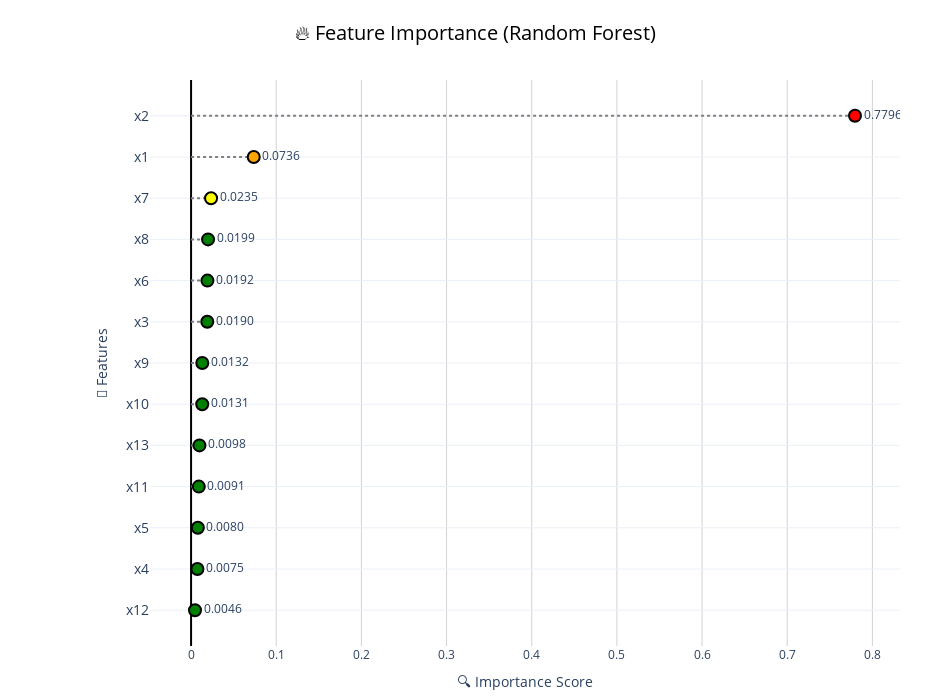

Notebook code cell kept with this figure:
### Markdown cell above
In this code, the feature important scoeres was extracted from the trained Random Forest model and store them in a DataFrame. To enhance readability, we sort the features in ascending order based on their importance.

### Code cell
# Compute Feature Importance
feature_importances = rf_model.feature_importances_
feature_importance_df = pd.DataFrame({"Feature": X.columns, "Importance": feature_importances})

# Sort by importance for better visualization
feature_importance_df = feature_importance_df.sort_values(by="Importance", ascending=True)

# Define a **color scale based on importance values**
color_scale = np.where(feature_importance_df["Importance"] > 0.1, "red",  # High Importance → Red
                       np.where(feature_importance_df["Importance"] > 0.05, "orange",  # Medium → Orange
                                np.where(feature_importance_df["Importance"] > 0.02, "yellow",  # Low-Medium → Yellow
                                         "green")))  # Lowest → Green

# Create Lollipop Chart
fig = go.Figure()

# Add **individual thin stems** from baseline (0) to each importance value
for i in range(len(feature_importance_df)):
    fig.add_trace(go.Scatter(
        x=[0, feature_importance_df["Importance"].iloc[i]],  # Line from 0 to importance value
        y=[feature_importance_df["Feature"].iloc[i]] * 2,  # Keeps the line horizontal
        mode="lines",
        line=dict(color="gray", width=2, dash="dot"),  # Dashed gray line for clarity
        showlegend=False  # Hides extra traces from appearing in legend
    ))

# Add **colorful circles at the tip** of each line
fig.add_trace(go.Scatter(
    x=feature_importance_df["Importance"],
    y=feature_importance_df["Feature"],
    mode="markers+text",
    marker=dict(
        size=12, 
        color=color_scale,  # **Dynamic Colors**
        line=dict(width=2, color="black")  # Black border for contrast
    ),
    text=[f"{imp:.4f}" for imp in feature_importance_df["Importance"]],
    textposition="middle right",
    showlegend=False  # **Removes the green dot in the legend**
))

# Update layout for **better readability**
fig.update_layout(
    title=dict(text="🔥 Feature Importance (Random Forest)", x=0.5, font=dict(size=20, color="black")), 
    xaxis_title="🔍 Importance Score", 
    yaxis_title="📌 Features",
    xaxis=dict(tickfont=dict(size=12), zeroline=True, zerolinecolor="black", gridcolor="lightgray"),  
    yaxis=dict(tickfont=dict(size=14)),  
    height=700,
    width=950,
    template="plotly_white",
    margin=dict(l=150, r=50, t=80, b=50),  
)

# Show interactive plot
fig.show()

### Figure 1 — Plotly figure (JSON) as saved in the notebook; plotly's stock layout.template omitted (floating-point values rounded to 4 significant figures)
{"data": [{"line": {"color": "gray", "dash": "dot", "width": 2}, "mode": "lines", "showlegend": false, "type": "scatter", "x": [0, 0.004611], "y": ["x12", "x12"]}, {"line": {"color": "gray", "dash": "dot", "width": 2}, "mode": "lines", "showlegend": false, "type": "scatter", "x": [0, 0.007467], "y": ["x4", "x4"]}, {"line": {"color": "gray", "dash": "dot", "width": 2}, "mode": "lines", "showlegend": false, "type": "scatter", "x": [0, 0.007967], "y": ["x5", "x5"]}, {"line": {"color": "gray", "dash": "dot", "width": 2}, "mode": "lines", "showlegend": false, "type": "scatter", "x": [0, 0.009083], "y": ["x11", "x11"]}, {"line": {"color": "gray", "dash": "dot", "width": 2}, "mode": "lines", "showlegend": false, "type": "scatter", "x": [0, 0.009825], "y": ["x13", "x13"]}, {"line": {"color": "gray", "dash": "dot", "width": 2}, "mode": "lines", "showlegend": false, "type": "scatter", "x": [0, 0.01308], "y": ["x10", "x10"]}, {"line": {"color": "gray", "dash": "dot", "width": 2}, "mode": "lines", "showlegend": false, "type": "scatter", "x": [0, 0.01316], "y": ["x9", "x9"]}, {"line": {"color": "gray", "dash": "dot", "width": 2}, "mode": "lines", "showlegend": false, "type": "scatter", "x": [0, 0.01904], "y": ["x3", "x3"]}, {"line": {"color": "gray", "dash": "dot", "width": 2}, "mode": "lines", "showlegend": false, "type": "scatter", "x": [0, 0.01919], "y": ["x6", "x6"]}, {"line": {"color": "gray", "dash": "dot", "width": 2}, "mode": "lines", "showlegend": false, "type": "scatter", "x": [0, 0.01995], "y": ["x8", "x8"]}, {"line": {"color": "gray", "dash": "dot", "width": 2}, "mode": "lines", "showlegend": false, "type": "scatter", "x": [0, 0.02348], "y": ["x7", "x7"]}, {"line": {"color": "gray", "dash": "dot", "width": 2}, "mode": "lines", "showlegend": false, "type": "scatter", "x": [0, 0.07358], "y": ["x1", "x1"]}, {"line": {"color": "gray", "dash": "dot", "width": 2}, "mode": "lines", "showlegend": false, "type": "scatter", "x": [0, 0.7796], "y": ["x2", "x2"]}, {"marker": {"color": ["green", "green", "green", "green", "green", "green", "green", "green", "green", "green", "yellow", "orange", "red"], "line": {"color": "black", "width": 2}, "size": 12}, "mode": "markers+text", "showlegend": false, "text": ["0.0046", "0.0075", "0.0080", "0.0091", "0.0098", "0.0131", "0.0132", "0.0190", "0.0192", "0.0199", "0.0235", "0.0736", "0.7796"], "textposition": "middle right", "type": "scatter", "x": [0.004611, 0.007467, 0.007967, 0.009083, 0.009825, 0.01308, 0.01316, 0.01904, 0.01919, 0.01995, 0.02348, 0.07358, 0.7796], "y": ["x12", "x4", "x5", "x11", "x13", "x10", "x9", "x3", "x6", "x8", "x7", "x1", "x2"]}], "layout": {"height": 700, "margin": {"b": 50, "l": 150, "r": 50, "t": 80}, "title": {"font": {"color": "black", "size": 20}, "text": "🔥 Feature Importance (Random Forest)", "x": 0.5}, "width": 950, "xaxis": {"autorange": true, "gridcolor": "lightgray", "range": [-0.04823, 0.8324], "tickfont": {"size": 12}, "title": {"text": "🔍 Importance Score"}, "type": "linear", "zeroline": true, "zerolinecolor": "black"}, "yaxis": {"autorange": true, "range": [-0.8682, 12.87], "tickfont": {"size": 14}, "title": {"text": "📌 Features"}, "type": "category"}}}
